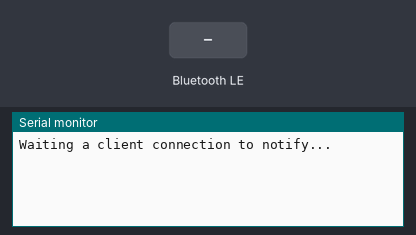
Recording of a sketch running on a simulated ESP32. On the bench: the last lines printed to the serial monitor. Inputs (shaded band) come from the test bench. Nothing arrives over Bluetooth unless stated; a phone connects over Bluetooth LE 3 s after start.

Above: at 1.2 s.
1.3 s: Bluetooth LE write "SR2" received
At 2.0 s:
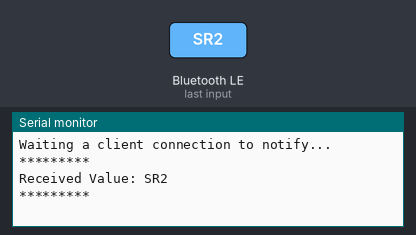
2.8 s: Bluetooth LE write "1" received
At 4.3 s:
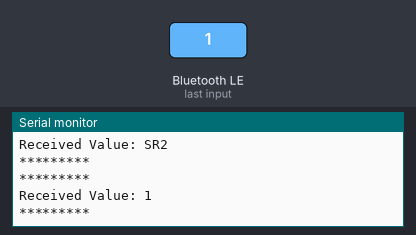

The sketch:

ESP32_BLE.ino
```cpp
#include <BLEDevice.h>
#include <BLEServer.h>
#include <BLEUtils.h>
#include <BLE2902.h>
#include <Arduino.h>

BLEServer* pServer = NULL;
BLECharacteristic* pCharacteristic = NULL;
bool deviceConnected = false;
bool oldDeviceConnected = false;
uint8_t value = 0;

// See the following for generating UUIDs:
// https://www.uuidgenerator.net/

#define SERVICE_UUID        "4fafc201-1fb5-459e-8fcc-c5c9c331914b"
#define CHARACTERISTIC_UUID "beb5483e-36e1-4688-b7f5-ea07361b26a8"


class MyServerCallbacks: public BLEServerCallbacks {
    void onConnect(BLEServer* pServer) {
      deviceConnected = true;
    };

    void onDisconnect(BLEServer* pServer) {
      deviceConnected = false;
    }
};

class MyCallbacks: public BLECharacteristicCallbacks {
    void onWrite(BLECharacteristic *pCharacteristic) {
      std::string rxValue = pCharacteristic->getValue();

      if (rxValue.length() > 0) {
        Serial.println("*********");
        Serial.print("Received Value: ");
        for (int i = 0; i < rxValue.length(); i++)
          Serial.print(rxValue[i]);

        Serial.println();
        Serial.println("*********");
      }
    }
};


void setup() {
  Serial.begin(115200);

  // Create the BLE Device
  BLEDevice::init("Stick Watch");

  // Create the BLE Server
  pServer = BLEDevice::createServer();
  pServer->setCallbacks(new MyServerCallbacks());

  // Create the BLE Service
  BLEService *pService = pServer->createService(SERVICE_UUID);

  // Create a BLE Characteristic
  pCharacteristic = pService->createCharacteristic(
                      CHARACTERISTIC_UUID,
                      BLECharacteristic::PROPERTY_READ   |
                      BLECharacteristic::PROPERTY_WRITE  |
                      BLECharacteristic::PROPERTY_NOTIFY |
                      BLECharacteristic::PROPERTY_INDICATE
                    );

  pCharacteristic->setCallbacks(new MyCallbacks());

  // https://www.bluetooth.com/specifications/gatt/viewer?attributeXmlFile=org.bluetooth.descriptor.gatt.client_characteristic_configuration.xml
  // Create a BLE Descriptor
  pCharacteristic->addDescriptor(new BLE2902());

  // Start the service
  pService->start();

  // Start advertising
  pServer->getAdvertising()->start();
  Serial.println("Waiting a client connection to notify...");
}

void loop() {
  // notify changed value
  if (deviceConnected) {
    //pCharacteristic->setValue(&value, 1);
    //pCharacteristic->notify();
    // value++;
    // delay(10); // bluetooth stack will go into congestion, if too many packets are sent
  }
  // disconnecting
  if (!deviceConnected && oldDeviceConnected) {
    delay(500); // give the bluetooth stack the chance to get things ready
    pServer->startAdvertising(); // restart advertising
    Serial.println("start advertising");
    oldDeviceConnected = deviceConnected;
  }
  // connecting
  if (deviceConnected && !oldDeviceConnected) {
    // do stuff here on connecting
    oldDeviceConnected = deviceConnected;
  }
}

// #include <Arduino.h>
// #include <BLEDevice.h>
// #include <BLEServer.h>
// #include <BLEUtils.h>
// #include <BLE2902.h>

// BLEServer *pServer = NULL;
// BLECharacteristic * pTxCharacteristic;
// bool deviceConnected = false;
// bool oldDeviceConnected = false;
// uint8_t txValue = 0;

// // See the following for generating UUIDs:
// // https://www.uuidgenerator.net/

// #define SERVICE_UUID           "6E400001-B5A3-F393-E0A9-E50E24DCCA9E" // UART service UUID
// #define CHARACTERISTIC_UUID_RX "6E400002-B5A3-F393-E0A9-E50E24DCCA9E"
// #define CHARACTERISTIC_UUID_TX "6E400003-B5A3-F393-E0A9-E50E24DCCA9E"


// class MyServerCallbacks: public BLEServerCallbacks {
//     void onConnect(BLEServer* pServer) {
//       deviceConnected = true;
//     };

//     void onDisconnect(BLEServer* pServer) {
//       deviceConnected = false;
//     }
// };

// class MyCallbacks: public BLECharacteristicCallbacks {
//     void onWrite(BLECharacteristic *pCharacteristic) {
//       std::string rxValue = pCharacteristic->getValue();

//       if (rxValue.length() > 0) {
//         Serial.println("*********");
//         Serial.print("Received Value: ");
//         for (int i = 0; i < rxValue.length(); i++)
//           Serial.print(rxValue[i]);

//         Serial.println();
//         Serial.println("*********");
//       }
//     }
// };


// void setup() {
//   Serial.begin(115200);

//   // Create the BLE Device
//   BLEDevice::init("SR2");

//   // Create the BLE Server
//   pServer = BLEDevice::createServer();
//   pServer->setCallbacks(new MyServerCallbacks());

//   // Create the BLE Service
//   BLEService *pService = pServer->createService(SERVICE_UUID);

//   // Create a BLE Characteristic
//   pTxCharacteristic = pService->createCharacteristic(
//                     CHARACTERISTIC_UUID_TX,
//                    BLECharacteristic::PROPERTY_NOTIFY
//                  );

//   pTxCharacteristic->addDescriptor(new BLE2902());

//   BLECharacteristic * pRxCharacteristic = pService->createCharacteristic(
//                       CHARACTERISTIC_UUID_RX,
//                      BLECharacteristic::PROPERTY_WRITE
//                    );

//   pRxCharacteristic->setCallbacks(new MyCallbacks());

//   // Start the service
//   pService->start();

//   // Start advertising
//   pServer->getAdvertising()->start();
//   Serial.println("Waiting a client connection to notify...");
// }

// void loop() {

//     if (deviceConnected) {
//         pTxCharacteristic->setValue(&txValue, 1);
//         pTxCharacteristic->notify();
//         txValue++;
//    delay(10); // bluetooth stack will go into congestion, if too many packets are sent
//  }

//     // disconnecting
//     if (!deviceConnected && oldDeviceConnected) {
//         delay(500); // give the bluetooth stack the chance to get things ready
//         pServer->startAdvertising(); // restart advertising
//         Serial.println("start advertising");
//         oldDeviceConnected = deviceConnected;
//     }
//     // connecting
//     if (deviceConnected && !oldDeviceConnected) {
//    // do stuff here on connecting
//         oldDeviceConnected = deviceConnected;
//     }
// }
```

Measured:
- after the input at 1.3 s, the serial monitor: prints a new line after 0.05 s (image 1)
- after the input at 2.8 s, the serial monitor: prints a new line after 0.05 s (image 2)
